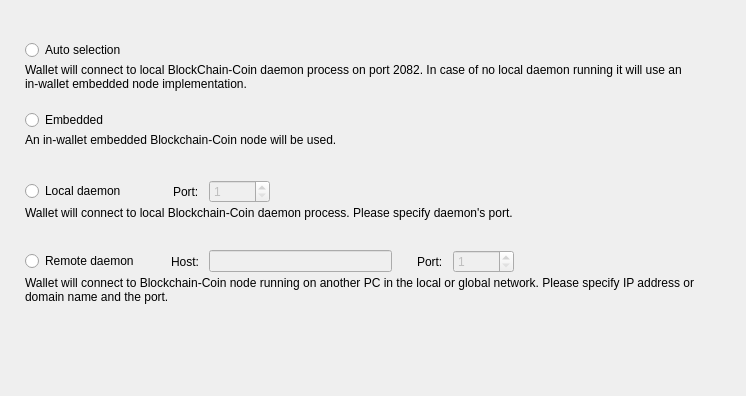
<?xml version="1.0" encoding="UTF-8"?>
<ui version="4.0">
 <class>ConnectionOptionsFrame</class>
 <widget class="QFrame" name="ConnectionOptionsFrame">
  <property name="geometry">
   <rect>
    <x>0</x>
    <y>0</y>
    <width>746</width>
    <height>396</height>
   </rect>
  </property>
  <property name="windowTitle">
   <string>Frame</string>
  </property>
  <property name="frameShape">
   <enum>QFrame::NoFrame</enum>
  </property>
  <property name="frameShadow">
   <enum>QFrame::Raised</enum>
  </property>
  <layout class="QVBoxLayout" name="verticalLayout_5">
   <property name="spacing">
    <number>0</number>
   </property>
   <property name="leftMargin">
    <number>25</number>
   </property>
   <property name="topMargin">
    <number>40</number>
   </property>
   <property name="rightMargin">
    <number>49</number>
   </property>
   <item>
    <widget class="QWidget" name="widget" native="true">
     <property name="sizePolicy">
      <sizepolicy hsizetype="Preferred" vsizetype="Fixed">
       <horstretch>0</horstretch>
       <verstretch>0</verstretch>
      </sizepolicy>
     </property>
     <property name="minimumSize">
      <size>
       <width>0</width>
       <height>70</height>
      </size>
     </property>
     <property name="maximumSize">
      <size>
       <width>16777215</width>
       <height>70</height>
      </size>
     </property>
     <layout class="QVBoxLayout" name="verticalLayout" stretch="0,1">
      <property name="spacing">
       <number>3</number>
      </property>
      <property name="leftMargin">
       <number>0</number>
      </property>
      <property name="topMargin">
       <number>0</number>
      </property>
      <property name="rightMargin">
       <number>0</number>
      </property>
      <property name="bottomMargin">
       <number>0</number>
      </property>
      <item>
       <widget class="QRadioButton" name="m_autoRadio">
        <property name="text">
         <string>Auto selection</string>
        </property>
        <attribute name="buttonGroup">
         <string notr="true">m_connectionButtonGroup</string>
        </attribute>
       </widget>
      </item>
      <item alignment="Qt::AlignTop">
       <widget class="WalletGui::WalletSmallGrayTextLabel" name="m_autoHelperLabel">
        <property name="text">
         <string>Wallet will connect to local BlockChain-Coin daemon process on port 2082. In case of no local daemon running it will use an in-wallet embedded node implementation.</string>
        </property>
        <property name="alignment">
         <set>Qt::AlignLeading|Qt::AlignLeft|Qt::AlignTop</set>
        </property>
        <property name="wordWrap">
         <bool>true</bool>
        </property>
        <property name="indent">
         <number>0</number>
        </property>
       </widget>
      </item>
     </layout>
    </widget>
   </item>
   <item>
    <widget class="QWidget" name="widget_2" native="true">
     <property name="sizePolicy">
      <sizepolicy hsizetype="Preferred" vsizetype="Fixed">
       <horstretch>0</horstretch>
       <verstretch>0</verstretch>
      </sizepolicy>
     </property>
     <property name="minimumSize">
      <size>
       <width>0</width>
       <height>70</height>
      </size>
     </property>
     <property name="maximumSize">
      <size>
       <width>16777215</width>
       <height>70</height>
      </size>
     </property>
     <layout class="QVBoxLayout" name="verticalLayout_2" stretch="0,1">
      <property name="spacing">
       <number>3</number>
      </property>
      <property name="leftMargin">
       <number>0</number>
      </property>
      <property name="topMargin">
       <number>0</number>
      </property>
      <property name="rightMargin">
       <number>0</number>
      </property>
      <property name="bottomMargin">
       <number>0</number>
      </property>
      <item>
       <widget class="QRadioButton" name="m_embeddedRadio">
        <property name="text">
         <string>Embedded</string>
        </property>
        <attribute name="buttonGroup">
         <string notr="true">m_connectionButtonGroup</string>
        </attribute>
       </widget>
      </item>
      <item alignment="Qt::AlignTop">
       <widget class="WalletGui::WalletSmallGrayTextLabel" name="m_embeddedHelperLabel">
        <property name="text">
         <string>An in-wallet embedded Blockchain-Coin node will be used.</string>
        </property>
        <property name="alignment">
         <set>Qt::AlignLeading|Qt::AlignLeft|Qt::AlignTop</set>
        </property>
        <property name="wordWrap">
         <bool>true</bool>
        </property>
        <property name="indent">
         <number>0</number>
        </property>
       </widget>
      </item>
     </layout>
    </widget>
   </item>
   <item>
    <widget class="QWidget" name="widget_3" native="true">
     <property name="sizePolicy">
      <sizepolicy hsizetype="Preferred" vsizetype="Fixed">
       <horstretch>0</horstretch>
       <verstretch>0</verstretch>
      </sizepolicy>
     </property>
     <property name="minimumSize">
      <size>
       <width>0</width>
       <height>70</height>
      </size>
     </property>
     <property name="maximumSize">
      <size>
       <width>16777215</width>
       <height>70</height>
      </size>
     </property>
     <layout class="QVBoxLayout" name="verticalLayout_3" stretch="0,1">
      <property name="spacing">
       <number>3</number>
      </property>
      <property name="leftMargin">
       <number>0</number>
      </property>
      <property name="topMargin">
       <number>0</number>
      </property>
      <property name="rightMargin">
       <number>0</number>
      </property>
      <property name="bottomMargin">
       <number>0</number>
      </property>
      <item>
       <layout class="QHBoxLayout" name="horizontalLayout">
        <property name="spacing">
         <number>10</number>
        </property>
        <item>
         <widget class="QRadioButton" name="m_localRadio">
          <property name="text">
           <string>Local daemon</string>
          </property>
          <attribute name="buttonGroup">
           <string notr="true">m_connectionButtonGroup</string>
          </attribute>
         </widget>
        </item>
        <item>
         <spacer name="horizontalSpacer">
          <property name="orientation">
           <enum>Qt::Horizontal</enum>
          </property>
          <property name="sizeType">
           <enum>QSizePolicy::Fixed</enum>
          </property>
          <property name="sizeHint" stdset="0">
           <size>
            <width>37</width>
            <height>20</height>
           </size>
          </property>
         </spacer>
        </item>
        <item>
         <widget class="QLabel" name="label">
          <property name="text">
           <string>Port:</string>
          </property>
         </widget>
        </item>
        <item alignment="Qt::AlignVCenter">
         <widget class="QSpinBox" name="m_localPortSpin">
          <property name="enabled">
           <bool>false</bool>
          </property>
          <property name="minimum">
           <number>1</number>
          </property>
          <property name="maximum">
           <number>65535</number>
          </property>
          <property name="value">
           <number>1</number>
          </property>
         </widget>
        </item>
        <item>
         <spacer name="horizontalSpacer_2">
          <property name="orientation">
           <enum>Qt::Horizontal</enum>
          </property>
          <property name="sizeHint" stdset="0">
           <size>
            <width>40</width>
            <height>20</height>
           </size>
          </property>
         </spacer>
        </item>
       </layout>
      </item>
      <item alignment="Qt::AlignTop">
       <widget class="WalletGui::WalletSmallGrayTextLabel" name="m_localHelperLabel">
        <property name="text">
         <string>Wallet will connect to local Blockchain-Coin daemon process. Please specify daemon's port.</string>
        </property>
        <property name="alignment">
         <set>Qt::AlignLeading|Qt::AlignLeft|Qt::AlignTop</set>
        </property>
        <property name="wordWrap">
         <bool>true</bool>
        </property>
        <property name="indent">
         <number>0</number>
        </property>
       </widget>
      </item>
     </layout>
    </widget>
   </item>
   <item>
    <widget class="QWidget" name="widget_4" native="true">
     <property name="sizePolicy">
      <sizepolicy hsizetype="Preferred" vsizetype="Fixed">
       <horstretch>0</horstretch>
       <verstretch>0</verstretch>
      </sizepolicy>
     </property>
     <property name="minimumSize">
      <size>
       <width>0</width>
       <height>70</height>
      </size>
     </property>
     <property name="maximumSize">
      <size>
       <width>16777215</width>
       <height>70</height>
      </size>
     </property>
     <layout class="QVBoxLayout" name="verticalLayout_4" stretch="0,1">
      <property name="spacing">
       <number>3</number>
      </property>
      <property name="leftMargin">
       <number>0</number>
      </property>
      <property name="topMargin">
       <number>0</number>
      </property>
      <property name="rightMargin">
       <number>0</number>
      </property>
      <property name="bottomMargin">
       <number>0</number>
      </property>
      <item>
       <layout class="QHBoxLayout" name="horizontalLayout_2">
        <property name="spacing">
         <number>10</number>
        </property>
        <item>
         <widget class="QRadioButton" name="m_remoteRadio">
          <property name="text">
           <string>Remote daemon</string>
          </property>
          <attribute name="buttonGroup">
           <string notr="true">m_connectionButtonGroup</string>
          </attribute>
         </widget>
        </item>
        <item>
         <spacer name="horizontalSpacer_3">
          <property name="orientation">
           <enum>Qt::Horizontal</enum>
          </property>
          <property name="sizeType">
           <enum>QSizePolicy::Fixed</enum>
          </property>
          <property name="sizeHint" stdset="0">
           <size>
            <width>22</width>
            <height>20</height>
           </size>
          </property>
         </spacer>
        </item>
        <item>
         <widget class="QLabel" name="label_2">
          <property name="text">
           <string>Host:</string>
          </property>
         </widget>
        </item>
        <item>
         <widget class="QLineEdit" name="m_remoteHostEdit">
          <property name="enabled">
           <bool>false</bool>
          </property>
         </widget>
        </item>
        <item>
         <spacer name="horizontalSpacer_5">
          <property name="orientation">
           <enum>Qt::Horizontal</enum>
          </property>
          <property name="sizeType">
           <enum>QSizePolicy::Fixed</enum>
          </property>
          <property name="sizeHint" stdset="0">
           <size>
            <width>15</width>
            <height>20</height>
           </size>
          </property>
         </spacer>
        </item>
        <item>
         <widget class="QLabel" name="label_3">
          <property name="text">
           <string>Port:</string>
          </property>
         </widget>
        </item>
        <item alignment="Qt::AlignVCenter">
         <widget class="QSpinBox" name="m_remotePortSpin">
          <property name="enabled">
           <bool>false</bool>
          </property>
          <property name="minimum">
           <number>1</number>
          </property>
          <property name="maximum">
           <number>65535</number>
          </property>
          <property name="value">
           <number>1</number>
          </property>
         </widget>
        </item>
        <item>
         <spacer name="horizontalSpacer_4">
          <property name="orientation">
           <enum>Qt::Horizontal</enum>
          </property>
          <property name="sizeHint" stdset="0">
           <size>
            <width>40</width>
            <height>20</height>
           </size>
          </property>
         </spacer>
        </item>
       </layout>
      </item>
      <item alignment="Qt::AlignTop">
       <widget class="WalletGui::WalletSmallGrayTextLabel" name="m_remoteHelperLabel">
        <property name="text">
         <string>Wallet will connect to Blockchain-Coin node running on another PC in the local or global network. Please specify IP address or domain name and the port.</string>
        </property>
        <property name="alignment">
         <set>Qt::AlignLeading|Qt::AlignLeft|Qt::AlignTop</set>
        </property>
        <property name="wordWrap">
         <bool>true</bool>
        </property>
        <property name="indent">
         <number>0</number>
        </property>
       </widget>
      </item>
     </layout>
    </widget>
   </item>
   <item>
    <spacer name="verticalSpacer">
     <property name="orientation">
      <enum>Qt::Vertical</enum>
     </property>
     <property name="sizeHint" stdset="0">
      <size>
       <width>665</width>
       <height>61</height>
      </size>
     </property>
    </spacer>
   </item>
  </layout>
 </widget>
 <customwidgets>
  <customwidget>
   <class>WalletGui::WalletSmallGrayTextLabel</class>
   <extends>QLabel</extends>
   <header>Gui/Common/WalletTextLabel.h</header>
  </customwidget>
 </customwidgets>
 <resources/>
 <connections>
  <connection>
   <sender>m_remoteHostEdit</sender>
   <signal>textChanged(QString)</signal>
   <receiver>ConnectionOptionsFrame</receiver>
   <slot>remoteHostNameChanged(QString)</slot>
   <hints>
    <hint type="sourcelabel">
     <x>390</x>
     <y>319</y>
    </hint>
    <hint type="destinationlabel">
     <x>372</x>
     <y>197</y>
    </hint>
   </hints>
  </connection>
  <connection>
   <sender>m_connectionButtonGroup</sender>
   <signal>buttonClicked(int)</signal>
   <receiver>ConnectionOptionsFrame</receiver>
   <slot>connectionButtonClicked(int)</slot>
   <hints>
    <hint type="sourcelabel">
     <x>-1</x>
     <y>-1</y>
    </hint>
    <hint type="destinationlabel">
     <x>372</x>
     <y>197</y>
    </hint>
   </hints>
  </connection>
  <connection>
   <sender>m_remoteRadio</sender>
   <signal>toggled(bool)</signal>
   <receiver>m_remoteHostEdit</receiver>
   <slot>setEnabled(bool)</slot>
   <hints>
    <hint type="sourcelabel">
     <x>88</x>
     <y>264</y>
    </hint>
    <hint type="destinationlabel">
     <x>312</x>
     <y>263</y>
    </hint>
   </hints>
  </connection>
  <connection>
   <sender>m_remoteRadio</sender>
   <signal>toggled(bool)</signal>
   <receiver>m_remotePortSpin</receiver>
   <slot>setEnabled(bool)</slot>
   <hints>
    <hint type="sourcelabel">
     <x>88</x>
     <y>264</y>
    </hint>
    <hint type="destinationlabel">
     <x>498</x>
     <y>263</y>
    </hint>
   </hints>
  </connection>
  <connection>
   <sender>m_localRadio</sender>
   <signal>toggled(bool)</signal>
   <receiver>m_localPortSpin</receiver>
   <slot>setEnabled(bool)</slot>
   <hints>
    <hint type="sourcelabel">
     <x>81</x>
     <y>194</y>
    </hint>
    <hint type="destinationlabel">
     <x>270</x>
     <y>193</y>
    </hint>
   </hints>
  </connection>
 </connections>
 <slots>
  <slot>remoteHostNameChanged(QString)</slot>
  <slot>connectionButtonClicked(int)</slot>
 </slots>
 <buttongroups>
  <buttongroup name="m_connectionButtonGroup"/>
 </buttongroups>
</ui>
